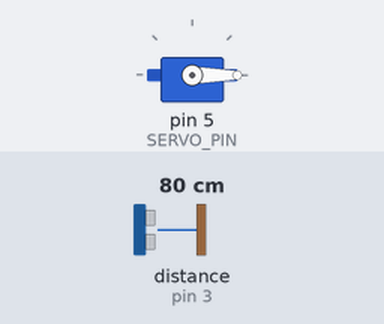
Bench run of a program on a simulated Arduino Nano, built with avr-gcc and run on an emulated ATmega328P. On the bench: servo. Inputs (shaded band) come from the test bench; at power-on: distance to the obstacle (sensor on pin 3) 80 cm. The echo pulse lasts 58.3 µs per cm; what the program prints to the serial monitor is not drawn.

Above: at 0.1 s.
At 2.2 s:
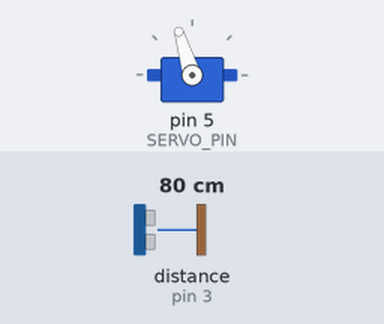
2.3 s: distance to the obstacle (sensor on pin 3) set to 250 cm
At 3.0 s:
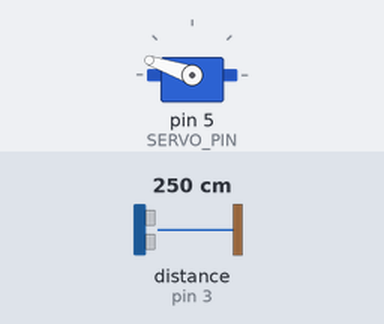
5.3 s: distance to the obstacle (sensor on pin 3) set to 2 cm
8.3 s: distance to the obstacle (sensor on pin 3) set to 299 cm
11.3 s: distance to the obstacle (sensor on pin 3) set to 4 cm
14.3 s: distance to the obstacle (sensor on pin 3) set to 183 cm
17.3 s: distance to the obstacle (sensor on pin 3) set to 9 cm
Timing chart, 0 to 67.8 s (numbered marks = the images above; inputs shaded):
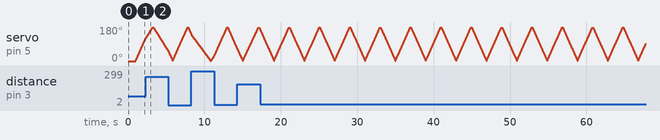

The program:

main.cpp
```cpp
#include <Arduino.h>
#include <Ultrasonic.h>
#include <Servo.h>

#define SERVO_PIN 5
#define TRIG_PIN 2
#define ECHO_PIN 3

unsigned long previousTime;
unsigned int servoSpeed = 10;

bool taskComplete = false;
int angle = 0;

Ultrasonic ultrasonic(TRIG_PIN, ECHO_PIN, 40000UL);
Servo servo;

void sendSerialData(int angle, Ultrasonic ultrasonic) {
    Serial.print(angle);
    Serial.print(",");
    Serial.println(ultrasonic.read());
}

void setup() {
    servo.attach(SERVO_PIN);
    servo.write(0);
    previousTime = millis();

    Serial.begin(9600);

    delay(1000);
}

void loop() {
    while (angle < 180) {
        if (millis() - previousTime > servoSpeed) {
            servo.write(angle);
            previousTime = millis();
            angle++;

            sendSerialData(angle, ultrasonic);
        }
    }

    while (angle > 0) {
        if (millis() - previousTime > servoSpeed) {
            servo.write(angle);
            previousTime = millis();
            angle--;

            sendSerialData(angle, ultrasonic);
        }
    }
}
```
